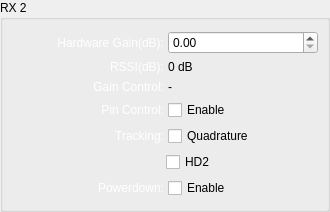
                   <widget class="QGroupBox" name="groupBox_4">
                    <property name="sizePolicy">
                     <sizepolicy hsizetype="Expanding" vsizetype="Expanding">
                      <horstretch>0</horstretch>
                      <verstretch>0</verstretch>
                     </sizepolicy>
                    </property>
                    <property name="minimumSize">
                     <size>
                      <width>330</width>
                      <height>0</height>
                     </size>
                    </property>
                    <property name="maximumSize">
                     <size>
                      <width>330</width>
                      <height>16777215</height>
                     </size>
                    </property>
                    <property name="title">
                     <string>RX 2</string>
                    </property>
                    <layout class="QVBoxLayout" name="verticalLayout_4">
                     <item>
                      <layout class="QHBoxLayout" name="horizontalLayout_11">
                       <item>
                        <widget class="QLabel" name="label_14">
                         <property name="sizePolicy">
                          <sizepolicy hsizetype="Expanding" vsizetype="Expanding">
                           <horstretch>0</horstretch>
                           <verstretch>0</verstretch>
                          </sizepolicy>
                         </property>
                         <property name="minimumSize">
                          <size>
                           <width>150</width>
                           <height>0</height>
                          </size>
                         </property>
                         <property name="maximumSize">
                          <size>
                           <width>150</width>
                           <height>16777215</height>
                          </size>
                         </property>
                         <property name="styleSheet">
                          <string notr="true">QLabel{
color:rgb(255, 255, 255);
}</string>
                         </property>
                         <property name="text">
                          <string>Hardware Gain(dB):</string>
                         </property>
                         <property name="alignment">
                          <set>Qt::AlignRight|Qt::AlignTrailing|Qt::AlignVCenter</set>
                         </property>
                        </widget>
                       </item>
                       <item>
                        <widget class="QDoubleSpinBox" name="hardware_gain_rx2">
                         <property name="sizePolicy">
                          <sizepolicy hsizetype="Expanding" vsizetype="Expanding">
                           <horstretch>0</horstretch>
                           <verstretch>0</verstretch>
                          </sizepolicy>
                         </property>
                         <property name="minimumSize">
                          <size>
                           <width>150</width>
                           <height>0</height>
                          </size>
                         </property>
                         <property name="maximumSize">
                          <size>
                           <width>150</width>
                           <height>16777215</height>
                          </size>
                         </property>
                         <property name="maximum">
                          <double>30.000000000000000</double>
                         </property>
                         <property name="singleStep">
                          <double>0.500000000000000</double>
                         </property>
                         <property name="stepType">
                          <enum>QAbstractSpinBox::DefaultStepType</enum>
                         </property>
                        </widget>
                       </item>
                      </layout>
                     </item>
                     <item>
                      <layout class="QHBoxLayout" name="horizontalLayout_12">
                       <item>
                        <widget class="QLabel" name="label_17">
                         <property name="sizePolicy">
                          <sizepolicy hsizetype="Expanding" vsizetype="Expanding">
                           <horstretch>0</horstretch>
                           <verstretch>0</verstretch>
                          </sizepolicy>
                         </property>
                         <property name="minimumSize">
                          <size>
                           <width>150</width>
                           <height>0</height>
                          </size>
                         </property>
                         <property name="maximumSize">
                          <size>
                           <width>150</width>
                           <height>16777215</height>
                          </size>
                         </property>
                         <property name="styleSheet">
                          <string notr="true">QLabel{
color:rgb(255, 255, 255);
}</string>
                         </property>
                         <property name="text">
                          <string>RSSI(dB):</string>
                         </property>
                         <property name="alignment">
                          <set>Qt::AlignRight|Qt::AlignTrailing|Qt::AlignVCenter</set>
                         </property>
                        </widget>
                       </item>
                       <item>
                        <widget class="QLabel" name="rssi_rx2">
                         <property name="sizePolicy">
                          <sizepolicy hsizetype="Expanding" vsizetype="Expanding">
                           <horstretch>0</horstretch>
                           <verstretch>0</verstretch>
                          </sizepolicy>
                         </property>
                         <property name="minimumSize">
                          <size>
                           <width>150</width>
                           <height>0</height>
                          </size>
                         </property>
                         <property name="maximumSize">
                          <size>
                           <width>150</width>
                           <height>16777215</height>
                          </size>
                         </property>
                         <property name="text">
                          <string>0 dB</string>
                         </property>
                        </widget>
                       </item>
                      </layout>
                     </item>
                     <item>
                      <layout class="QHBoxLayout" name="horizontalLayout_13">
                       <item>
                        <widget class="QLabel" name="label_18">
                         <property name="sizePolicy">
                          <sizepolicy hsizetype="Expanding" vsizetype="Expanding">
                           <horstretch>0</horstretch>
                           <verstretch>0</verstretch>
                          </sizepolicy>
                         </property>
                         <property name="minimumSize">
                          <size>
                           <width>150</width>
                           <height>0</height>
                          </size>
                         </property>
                         <property name="maximumSize">
                          <size>
                           <width>150</width>
                           <height>16777215</height>
                          </size>
                         </property>
                         <property name="styleSheet">
                          <string notr="true">QLabel{
color:rgb(255, 255, 255);
}</string>
                         </property>
                         <property name="text">
                          <string>Gain Control:</string>
                         </property>
                         <property name="alignment">
                          <set>Qt::AlignRight|Qt::AlignTrailing|Qt::AlignVCenter</set>
                         </property>
                        </widget>
                       </item>
                       <item>
                        <widget class="QLabel" name="gain_control_mode_rx2">
                         <property name="sizePolicy">
                          <sizepolicy hsizetype="Expanding" vsizetype="Expanding">
                           <horstretch>0</horstretch>
                           <verstretch>0</verstretch>
                          </sizepolicy>
                         </property>
                         <property name="minimumSize">
                          <size>
                           <width>150</width>
                           <height>0</height>
                          </size>
                         </property>
                         <property name="maximumSize">
                          <size>
                           <width>150</width>
                           <height>16777215</height>
                          </size>
                         </property>
                         <property name="text">
                          <string>-</string>
                         </property>
                        </widget>
                       </item>
                      </layout>
                     </item>
                     <item>
                      <layout class="QHBoxLayout" name="horizontalLayout_14">
                       <item>
                        <widget class="QLabel" name="label_19">
                         <property name="sizePolicy">
                          <sizepolicy hsizetype="Expanding" vsizetype="Expanding">
                           <horstretch>0</horstretch>
                           <verstretch>0</verstretch>
                          </sizepolicy>
                         </property>
                         <property name="minimumSize">
                          <size>
                           <width>150</width>
                           <height>0</height>
                          </size>
                         </property>
                         <property name="maximumSize">
                          <size>
                           <width>150</width>
                           <height>35</height>
                          </size>
                         </property>
                         <property name="styleSheet">
                          <string notr="true">QLabel{
color:rgb(255, 255, 255);
}</string>
                         </property>
                         <property name="text">
                          <string>Pin Control:</string>
                         </property>
                         <property name="alignment">
                          <set>Qt::AlignRight|Qt::AlignTrailing|Qt::AlignVCenter</set>
                         </property>
                        </widget>
                       </item>
                       <item>
                        <widget class="QCheckBox" name="rx2_gain_control_pin_mode_en">
                         <property name="sizePolicy">
                          <sizepolicy hsizetype="Expanding" vsizetype="Expanding">
                           <horstretch>0</horstretch>
                           <verstretch>0</verstretch>
                          </sizepolicy>
                         </property>
                         <property name="minimumSize">
                          <size>
                           <width>150</width>
                           <height>0</height>
                          </size>
                         </property>
                         <property name="maximumSize">
                          <size>
                           <width>150</width>
                           <height>16777215</height>
                          </size>
                         </property>
                         <property name="text">
                          <string>Enable</string>
                         </property>
                        </widget>
                       </item>
                      </layout>
                     </item>
                     <item>
                      <layout class="QHBoxLayout" name="horizontalLayout_46">
                       <item>
                        <widget class="QLabel" name="label_20">
                         <property name="sizePolicy">
                          <sizepolicy hsizetype="Expanding" vsizetype="Expanding">
                           <horstretch>0</horstretch>
                           <verstretch>0</verstretch>
                          </sizepolicy>
                         </property>
                         <property name="minimumSize">
                          <size>
                           <width>150</width>
                           <height>0</height>
                          </size>
                         </property>
                         <property name="maximumSize">
                          <size>
                           <width>150</width>
                           <height>35</height>
                          </size>
                         </property>
                         <property name="styleSheet">
                          <string notr="true">QLabel{
color:rgb(255, 255, 255);
}</string>
                         </property>
                         <property name="text">
                          <string>Tracking:</string>
                         </property>
                         <property name="alignment">
                          <set>Qt::AlignRight|Qt::AlignTrailing|Qt::AlignVCenter</set>
                         </property>
                        </widget>
                       </item>
                       <item>
                        <widget class="QCheckBox" name="rx2_quadrature_tracking_en">
                         <property name="sizePolicy">
                          <sizepolicy hsizetype="Expanding" vsizetype="Expanding">
                           <horstretch>0</horstretch>
                           <verstretch>0</verstretch>
                          </sizepolicy>
                         </property>
                         <property name="minimumSize">
                          <size>
                           <width>150</width>
                           <height>0</height>
                          </size>
                         </property>
                         <property name="maximumSize">
                          <size>
                           <width>150</width>
                           <height>16777215</height>
                          </size>
                         </property>
                         <property name="text">
                          <string>Quadrature</string>
                         </property>
                        </widget>
                       </item>
                      </layout>
                     </item>
                     <item>
                      <layout class="QHBoxLayout" name="horizontalLayout_15">
                       <item>
                        <spacer name="horizontalSpacer_13">
                         <property name="orientation">
                          <enum>Qt::Horizontal</enum>
                         </property>
                         <property name="sizeHint" stdset="0">
                          <size>
                           <width>40</width>
                           <height>20</height>
                          </size>
                         </property>
                        </spacer>
                       </item>
                       <item>
                        <widget class="QCheckBox" name="rx2_hd2_tracking_en">
                         <property name="sizePolicy">
                          <sizepolicy hsizetype="Expanding" vsizetype="Expanding">
                           <horstretch>0</horstretch>
                           <verstretch>0</verstretch>
                          </sizepolicy>
                         </property>
                         <property name="minimumSize">
                          <size>
                           <width>150</width>
                           <height>0</height>
                          </size>
                         </property>
                         <property name="maximumSize">
                          <size>
                           <width>150</width>
                           <height>16777215</height>
                          </size>
                         </property>
                         <property name="text">
                          <string>HD2</string>
                         </property>
                        </widget>
                       </item>
                      </layout>
                     </item>
                     <item>
                      <layout class="QHBoxLayout" name="horizontalLayout_47">
                       <item>
                        <widget class="QLabel" name="label_21">
                         <property name="sizePolicy">
                          <sizepolicy hsizetype="Expanding" vsizetype="Expanding">
                           <horstretch>0</horstretch>
                           <verstretch>0</verstretch>
                          </sizepolicy>
                         </property>
                         <property name="minimumSize">
                          <size>
                           <width>150</width>
                           <height>0</height>
                          </size>
                         </property>
                         <property name="maximumSize">
                          <size>
                           <width>150</width>
                           <height>16777215</height>
                          </size>
                         </property>
                         <property name="styleSheet">
                          <string notr="true">QLabel{
color:rgb(255, 255, 255);
}</string>
                         </property>
                         <property name="text">
                          <string>Powerdown:</string>
                         </property>
                         <property name="alignment">
                          <set>Qt::AlignRight|Qt::AlignTrailing|Qt::AlignVCenter</set>
                         </property>
                        </widget>
                       </item>
                       <item>
                        <widget class="QCheckBox" name="rx2_powerdown_en">
                         <property name="sizePolicy">
                          <sizepolicy hsizetype="Expanding" vsizetype="Expanding">
                           <horstretch>0</horstretch>
                           <verstretch>0</verstretch>
                          </sizepolicy>
                         </property>
                         <property name="minimumSize">
                          <size>
                           <width>150</width>
                           <height>0</height>
                          </size>
                         </property>
                         <property name="maximumSize">
                          <size>
                           <width>150</width>
                           <height>16777215</height>
                          </size>
                         </property>
                         <property name="text">
                          <string>Enable</string>
                         </property>
                        </widget>
                       </item>
                      </layout>
                     </item>
                    </layout>
                   </widget>
